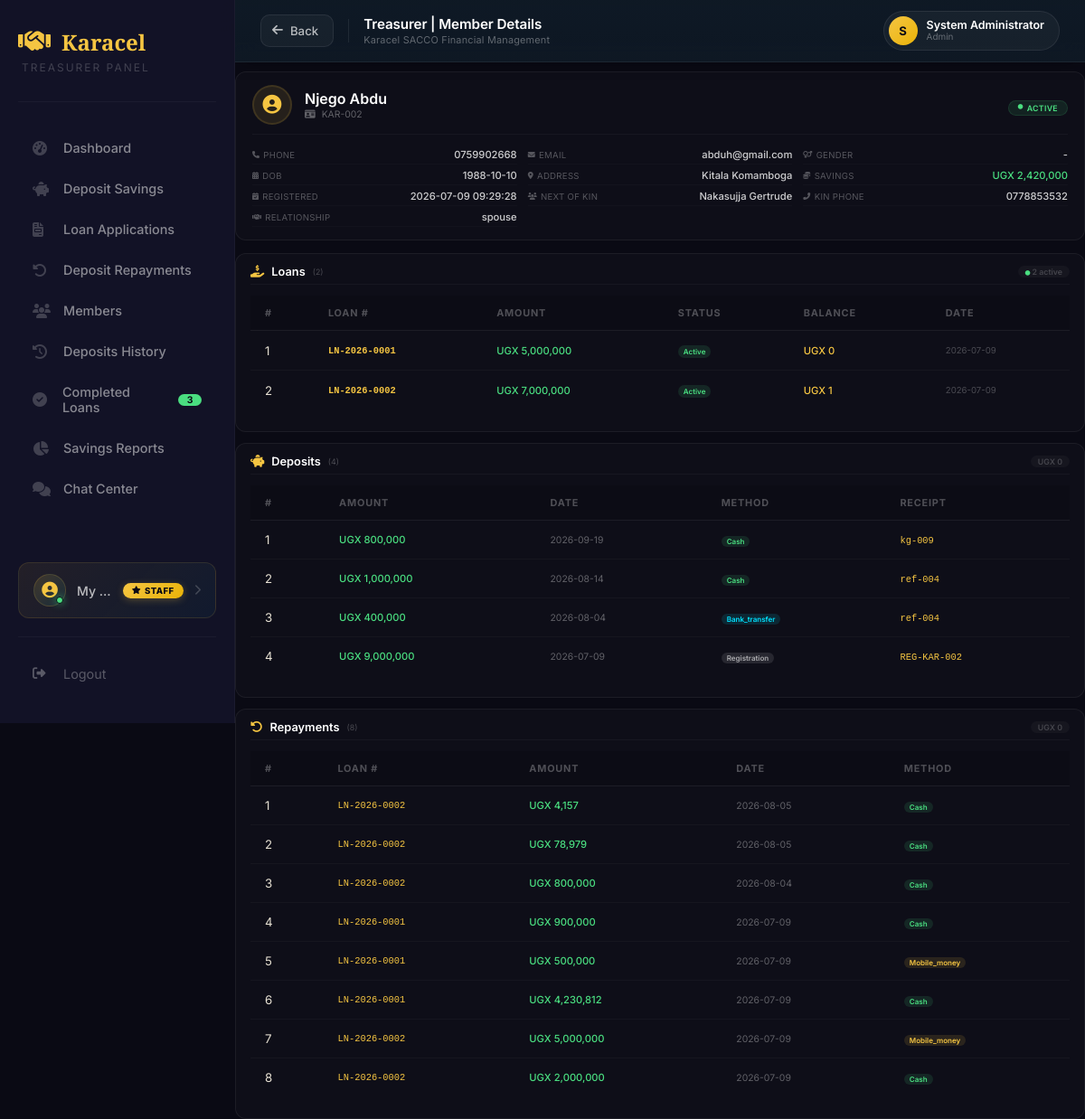
The page /treasurer/members/view/4 (signed in) on the database as committed earlier.
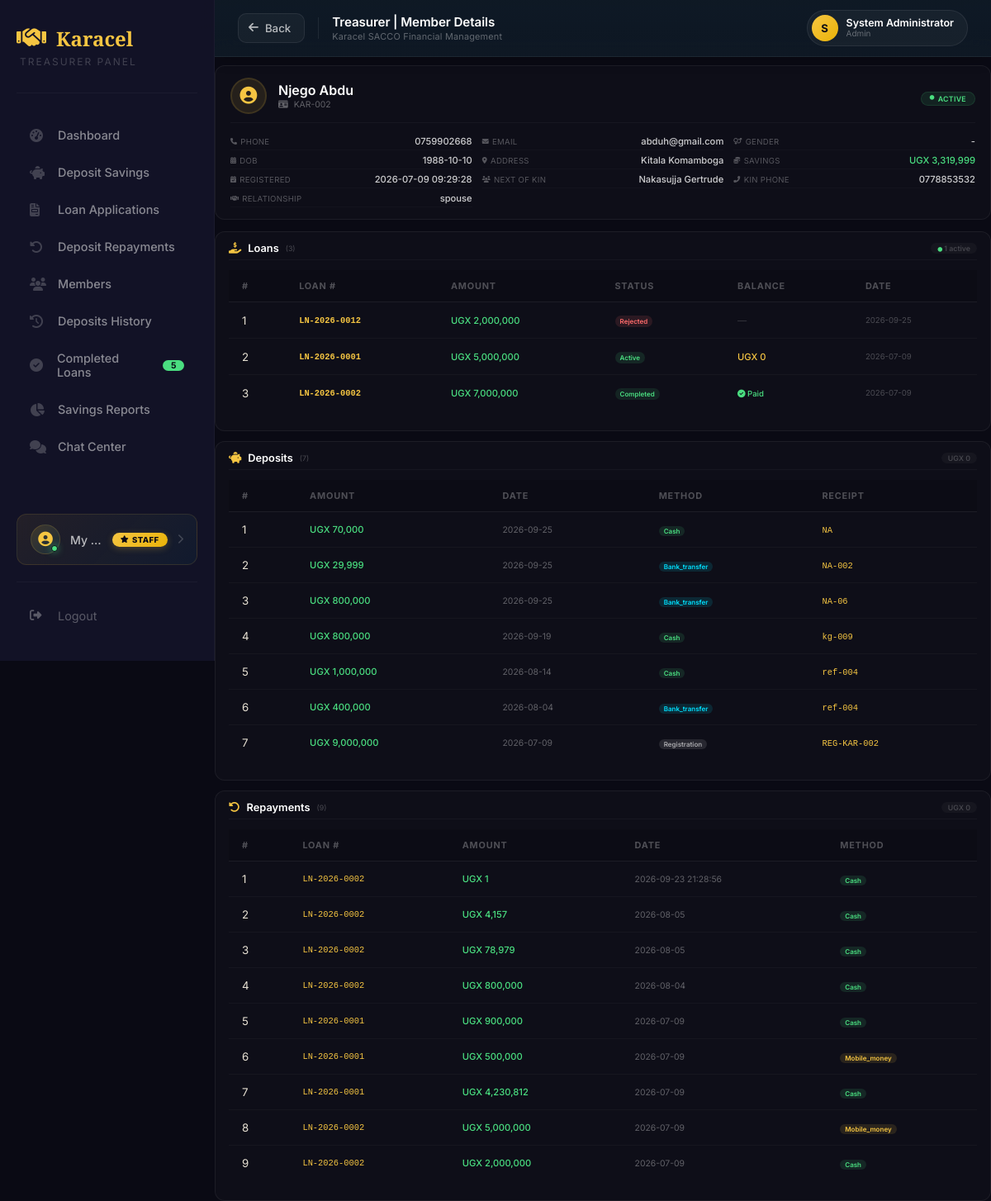
The same page on the database as committed later.
### tables this page shows
CREATE TABLE users (
        id INTEGER PRIMARY KEY AUTOINCREMENT,
        full_name TEXT NOT NULL,
        gender TEXT,
        dob TEXT,
        sacco_number TEXT UNIQUE NOT NULL,
        email TEXT,
        phone TEXT,
        address TEXT,
        password TEXT NOT NULL,
        role TEXT DEFAULT 'member',
        status TEXT DEFAULT 'active',
        savings_balance REAL DEFAULT 0,
        next_of_kin_name TEXT,
        relationship TEXT,
        next_of_kin_phone TEXT,
        registration_date TIMESTAMP DEFAULT CURRENT_TIMESTAMP
    , kai_shares INTEGER DEFAULT 0, ks_shares INTEGER DEFAULT 0, kac_paid INTEGER DEFAULT 0, kac_paid_date TEXT, registration_fee_paid INTEGER DEFAULT 0, registration_fee_paid_date TEXT, account_number TEXT);

CREATE TABLE loans (
            id INTEGER PRIMARY KEY AUTOINCREMENT,
            loan_number TEXT UNIQUE NOT NULL,
            user_id INTEGER NOT NULL,
            amount REAL NOT NULL,
            interest_rate REAL NOT NULL,
            interest_amount REAL NOT NULL,
            total_repayment REAL NOT NULL,
            monthly_installment REAL NOT NULL,
            tenure INTEGER DEFAULT 3,
            purpose TEXT,
            repayment_plan TEXT,
            status TEXT DEFAULT 'pending',
            application_date TEXT NOT NULL,
            approved_date TEXT,
            disbursed_date TEXT,
            completed_date TEXT,
            rejected_date TEXT,
            rejection_reason TEXT,
            admin_rejection_reason TEXT,
            current_balance REAL DEFAULT 0,
            interest_accrued REAL DEFAULT 0,
            last_interest_date TEXT,
            months_overdue INTEGER DEFAULT 0,
            start_month INTEGER DEFAULT 0,
            end_month INTEGER DEFAULT 12,
            created_at TIMESTAMP DEFAULT CURRENT_TIMESTAMP, last_payment_date TEXT, last_payment_amount REAL DEFAULT 0, total_interest_accrued REAL DEFAULT 0, principal_paid REAL DEFAULT 0, interest_paid REAL DEFAULT 0, months_paid INTEGER DEFAULT 0, original_balance REAL DEFAULT 0, total_interest_calculated REAL DEFAULT 0, due_date TEXT, loan_start_date TEXT, loan_end_date TEXT, completion_date TEXT, disbursement_date TEXT, next_interest_date TEXT, payment_method TEXT, transaction_ref TEXT, notes TEXT, collateral TEXT, guarantor_required INTEGER DEFAULT 0, rejected_by TEXT, approved_by TEXT, approved_by_role TEXT, disbursed_by TEXT, disbursed_by_role TEXT, application_fee REAL DEFAULT 1000, application_fee_paid INTEGER DEFAULT 0, net_loan_amount REAL DEFAULT 0, loan_type TEXT DEFAULT "standard", disbursed_amount REAL DEFAULT 0, total_fees_paid REAL DEFAULT 0, total_penalties REAL DEFAULT 0, accrued_interest REAL DEFAULT 0, last_interest_applied_date TEXT, total_interest_charged REAL DEFAULT 0,
            FOREIGN KEY (user_id) REFERENCES users(id)
        );

CREATE TABLE savings_deposits (
            id INTEGER PRIMARY KEY AUTOINCREMENT,
            user_id INTEGER NOT NULL,
            amount REAL NOT NULL,
            deposit_date TEXT NOT NULL,
            payment_method TEXT,
            receipt_number TEXT,
            notes TEXT,
            created_at TIMESTAMP DEFAULT CURRENT_TIMESTAMP, reference TEXT, savings_type TEXT DEFAULT "KAI", shares INTEGER DEFAULT 0,
            FOREIGN KEY (user_id) REFERENCES users(id)
        );

CREATE TABLE repayments (
            id INTEGER PRIMARY KEY AUTOINCREMENT,
            loan_id INTEGER NOT NULL,
            user_id INTEGER NOT NULL,
            amount REAL NOT NULL,
            payment_date TEXT NOT NULL,
            payment_method TEXT,
            transaction_ref TEXT,
            status TEXT DEFAULT 'completed',
            created_at TIMESTAMP DEFAULT CURRENT_TIMESTAMP, interest_paid REAL DEFAULT 0, principal_paid REAL DEFAULT 0, balance_after REAL DEFAULT 0, notes TEXT,
            FOREIGN KEY (loan_id) REFERENCES loans(id),
            FOREIGN KEY (user_id) REFERENCES users(id)
        );

### app.py (the view)
@app.route("/treasurer/members/view/<int:user_id>")
def treasurer_member_details(user_id):
    if session.get("role") not in ["treasurer", "admin", "secretary", "chairperson"]:
        flash('Access denied', 'danger')
        return redirect("/login")
    db = get_db()
    db.row_factory = sqlite3.Row
    try:
        user = db.execute("""
            SELECT * FROM users WHERE id = ?
        """, (user_id,)).fetchone()
        if not user:
            flash('User not found', 'danger')
            return redirect(url_for('treasurer_dashboard'))
        loans = db.execute("""
            SELECT * FROM loans WHERE user_id = ? ORDER BY application_date DESC
        """, (user_id,)).fetchall()
        deposits = db.execute("""
            SELECT * FROM savings_deposits WHERE user_id = ? ORDER BY deposit_date DESC
        """, (user_id,)).fetchall()
        repayments = db.execute("""
            SELECT r.*, l.loan_number
            FROM repayments r
            JOIN loans l ON r.loan_id = l.id
            WHERE r.user_id = ?
            ORDER BY r.payment_date DESC
        """, (user_id,)).fetchall()
        completed_loans = db.execute("SELECT COUNT(*) FROM loans WHERE status = 'completed'").fetchone()[0]
        db.close()
        return render_template(
            "treasurer/member-details.html",
            member=user,
            loans=loans,
            deposits=deposits,
            repayments=repayments,
            completed_loans=completed_loans
        )
    except Exception as e:
        db.close()
        flash(f'Error: {str(e)}', 'danger')
        return redirect(url_for('treasurer_dashboard'))

### templates/treasurer/member-details.html (shortened to what this page needs)
{% extends "treasurer/treasurer-base.html" %}
{% block content %}
<div class="member-profile-card">
    <div class="profile-header">
        <div class="profile-avatar">
            <i class="fas fa-user-circle"></i>
        </div>
        <div class="profile-info">
            <h2>{{ member.full_name }}</h2>
            <p class="sacco-id">
                <i class="fas fa-id-card"></i> {{ member.sacco_number }}
            </p>
        </div>
        <div class="profile-status">
            <span class="status-badge-large
                {% if member.status == 'active' %}active
                {% elif member.status == 'suspended' %}suspended
                {% else %}inactive{% endif %}">
                <i class="fas fa-circle" style="font-size: 0.35rem;"></i>
                {{ member.status|upper if member.status else 'ACTIVE' }}
            </span>
        </div>
    </div>
    <div class="details-grid">
        <div class="detail-item">
            <span class="label"><i class="fas fa-phone"></i> Phone</span>
            <span class="value">{{ member.phone or '-' }}</span>
        </div>
        <div class="detail-item">
            <span class="label"><i class="fas fa-envelope"></i> Email</span>
            <span class="value">{{ member.email or '-' }}</span>
        </div>
        <div class="detail-item">
            <span class="label"><i class="fas fa-venus-mars"></i> Gender</span>
            <span class="value">{{ member.gender or '-' }}</span>
        </div>
        <div class="detail-item">
            <span class="label"><i class="fas fa-calendar-alt"></i> DOB</span>
            <span class="value">{{ member.dob or '-' }}</span>
        </div>
        <div class="detail-item">
            <span class="label"><i class="fas fa-map-marker-alt"></i> Address</span>
            <span class="value">{{ member.address or '-' }}</span>
        </div>
        <div class="detail-item">
            <span class="label"><i class="fas fa-coins"></i> Savings</span>
            <span class="value success">UGX {{ "{:,.0f}".format(member.savings_balance or 0) }}</span>
        </div>
        <div class="detail-item">
            <span class="label"><i class="fas fa-calendar-check"></i> Registered</span>
            <span class="value">{{ member.registration_date or '-' }}</span>
        </div>
        <div class="detail-item">
            <span class="label"><i class="fas fa-users"></i> Next of Kin</span>
            <span class="value">{{ member.next_of_kin_name or '-' }}</span>
        </div>
        <div class="detail-item">
            <span class="label"><i class="fas fa-phone-alt"></i> Kin Phone</span>
            <span class="value">{{ member.next_of_kin_phone or '-' }}</span>
        </div>
        <div class="detail-item">
            <span class="label"><i class="fas fa-handshake"></i> Relationship</span>
            <span class="value">{{ member.relationship or '-' }}</span>
        </div>
    </div>
</div>
<div class="section-card">
    <div class="section-title">
        <i class="fas fa-hand-holding-usd"></i>
        Loans
        <span class="badge-count">({{ loans|length }})</span>
        <span class="count-number">
            {% if loans %}
                {% set active_count = loans|selectattr('status', 'in', ['disbursed', 'active'])|list|length %}
                {% if active_count > 0 %}
                    <i class="fas fa-circle" style="color: #4ade80; font-size: 0.35rem;"></i> {{ active_count }} active
                {% endif %}
            {% endif %}
        </span>
    </div>
    <div class="table-wrapper">
        <table class="styled-table">
            <thead>
                <tr>
                    <th>#</th>
                    <th>Loan #</th>
                    <th>Amount</th>
                    <th>Status</th>
                    <th>Balance</th>
                    <th>Date</th>
                </tr>
            </thead>
            <tbody>
                {% if loans %}
                    {% for loan in loans %}
                    <tr>
                        <td>{{ loop.index }}</td>
                        <td style="color:#f5c542; font-family:monospace; font-weight:600; font-size:0.65rem;">{{ loan.loan_number }}</td>
                        <td style="color:#4ade80; font-weight:500; font-size:0.7rem;">UGX {{ "{:,.0f}".format(loan.amount) }}</td>
                        <td>
                            {% if loan.status == 'pending' %}
                                <span class="status-badge pending">Pending</span>
                            {% elif loan.status == 'approved' %}
                                <span class="status-badge approved">Approved</span>
                            {% elif loan.status == 'disbursed' or loan.status == 'active' %}
                                <span class="status-badge active">Active</span>
                            {% elif loan.status == 'completed' %}
                                <span class="status-badge completed" style="background:rgba(74,222,128,0.1); color:#4ade80;">Completed</span>
                            {% elif loan.status == 'rejected' %}
                                <span class="status-badge rejected">Rejected</span>
                            {% else %}
                                <span class="status-badge secondary">{{ loan.status|title }}</span>
                            {% endif %}
                        </td>
                        <td style="color:#f5c542; font-weight:500; font-size:0.7rem;">
                            {% if loan.status in ['disbursed', 'active'] %}
                                UGX {{ "{:,.0f}".format(loan.current_balance or loan.amount) }}
                            {% elif loan.status == 'completed' %}
                                <span style="color:#4ade80; font-size:0.6rem;"><i class="fas fa-check-circle"></i> Paid</span>
                            {% else %}
                                <span style="color:rgba(255,255,255,0.15);">—</span>
                            {% endif %}
                        </td>
                        <td style="color:rgba(255,255,255,0.25); font-size:0.6rem;">{{ loan.application_date }}</td>
                    </tr>
                    {% endfor %}
                {% endif %}
            </tbody>
        </table>
    </div>
</div>
<div class="section-card">
    <div class="section-title">
        <i class="fas fa-piggy-bank"></i>
        Deposits
        <span class="badge-count">({{ deposits|length }})</span>
        <span class="count-number">
            {% if deposits %}
                UGX {{ "{:,.0f}".format(deposits|sum(attribute='amount')) }}
            {% endif %}
        </span>
    </div>
    <div class="table-wrapper">
        <table class="styled-table">
            <thead>
                <tr>
                    <th>#</th>
                    <th>Amount</th>
                    <th>Date</th>
                    <th>Method</th>
                    <th>Receipt</th>
                </tr>
            </thead>
            <tbody>
                {% if deposits %}
                    {% for deposit in deposits %}
                    <tr>
                        <td>{{ loop.index }}</td>
                        <td style="color:#4ade80; font-weight:500; font-size:0.7rem;">UGX {{ "{:,.0f}".format(deposit.amount) }}</td>
                        <td style="color:rgba(255,255,255,0.35); font-size:0.65rem;">{{ deposit.deposit_date }}</td>
                        <td>
                            <span class="badge
                                {% if deposit.payment_method == 'cash' %}success
                                {% elif deposit.payment_method == 'bank_transfer' %}info
                                {% elif deposit.payment_method == 'mobile_money' %}warning
                                {% elif deposit.payment_method == 'cheque' %}danger
                                {% else %}secondary{% endif %}" style="font-size:0.5rem; padding:1px 6px;">
                                {{ deposit.payment_method|capitalize }}
                            </span>
                        </td>
                        <td style="font-size:0.65rem;">
                            {% if deposit.receipt_number %}
                                <span style="color:#f5c542; font-family:monospace;">{{ deposit.receipt_number }}</span>
                            {% else %}
                                <span style="color:rgba(255,255,255,0.15);">—</span>
                            {% endif %}
                        </td>
                    </tr>
                    {% endfor %}
                {% endif %}
            </tbody>
        </table>
    </div>
</div>
<div class="section-card">
    <div class="section-title">
        <i class="fas fa-undo-alt"></i>
        Repayments
        <span class="badge-count">({{ repayments|length }})</span>
        <span class="count-number">
            {% if repayments %}
                UGX {{ "{:,.0f}".format(repayments|sum(attribute='amount')) }}
            {% endif %}
        </span>
    </div>
    <div class="table-wrapper">
        <table class="styled-table">
            <thead>
                <tr>
                    <th>#</th>
                    <th>Loan #</th>
                    <th>Amount</th>
                    <th>Date</th>
                    <th>Method</th>
                </tr>
            </thead>
            <tbody>
                {% if repayments %}
                    {% for repayment in repayments %}
                    <tr>
                        <td>{{ loop.index }}</td>
                        <td style="color:#f5c542; font-family:monospace; font-weight:500; font-size:0.65rem;">{{ repayment.loan_number }}</td>
                        <td style="color:#4ade80; font-weight:500; font-size:0.7rem;">UGX {{ "{:,.0f}".format(repayment.amount) }}</td>
                        <td style="color:rgba(255,255,255,0.35); font-size:0.65rem;">{{ repayment.payment_date }}</td>
                        <td>
                            <span class="badge
                                {% if repayment.payment_method == 'cash' %}success
                                {% elif repayment.payment_method == 'bank_transfer' %}info
                                {% elif repayment.payment_method == 'mobile_money' %}warning
                                {% elif repayment.payment_method == 'cheque' %}danger
                                {% else %}secondary{% endif %}" style="font-size:0.5rem; padding:1px 6px;">
                                {{ repayment.payment_method|capitalize }}
                            </span>
                        </td>
                    </tr>
                    {% endfor %}
                {% endif %}
            </tbody>
        </table>
    </div>
</div>
{% endblock %}

Rows that differ between the two databases and show on the page:
changed users "Njego Abdu": savings_balance "2,420,000" → "3,319,999"
added loans: loan_number "LN-2026-0012", amount "2,000,000", status "Rejected", application_date "2026-09-25"
changed loans "LN-2026-0002": current_balance "1" → (not shown); status "Active UGX" → "Completed Paid"
added savings_deposits: amount "70,000", deposit_date "2026-09-25", payment_method "Cash", receipt_number "NA"
added savings_deposits: amount "29,999", deposit_date "2026-09-25", payment_method "Bank_transfer", receipt_number "NA-002"
added savings_deposits: amount "800,000", deposit_date "2026-09-25", payment_method "Bank_transfer", receipt_number "NA-06"
added repayments: loan_number "LN-2026-0002", amount "1", payment_date "2026-09-23 21:28:56", payment_method "Cash"
Other text that changed with them:
{{ completed_loans }}: "3" → "5"
{{ loans|length }}: "2" → "3"
{{ active_count }}: "2" → "1"
{{ deposits|length }}: "4" → "7"
{{ repayments|length }}: "8" → "9"
